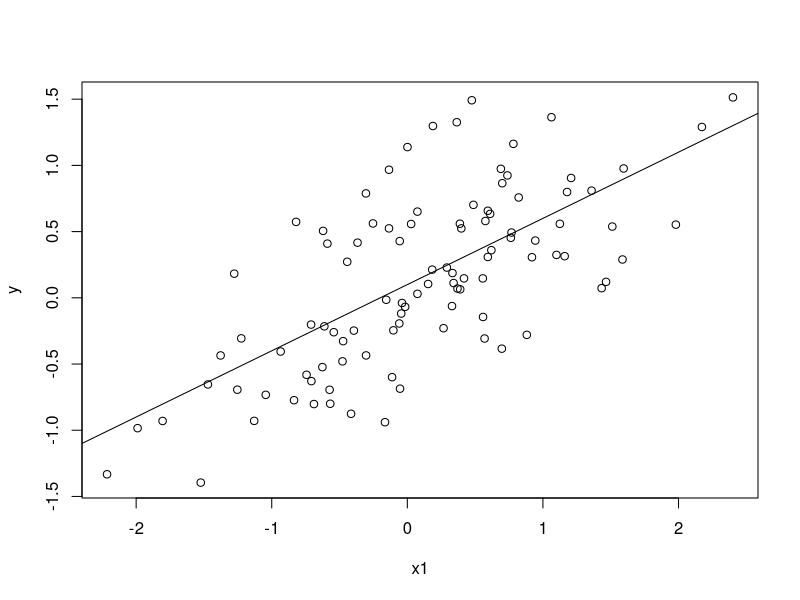
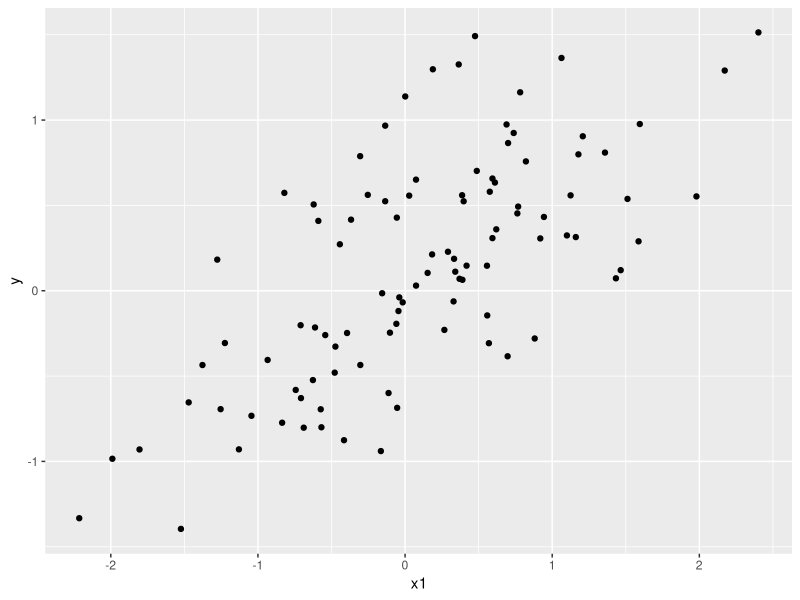

Here is the R script that generated these plots, in order:
#' ---
#' title: "Set 13"
#' output: html_document
#' date: 2023-11-14
#' author: Jenna Jordan
#' ---

#+ message = FALSE, warning = FALSE
library(tidyverse)


# In-Class ----------------------------------------------------------------

set.seed(1) #keeps random numbers the same

#generate simulated data
##sample size
n <- 100

## parameters
b <- c(0.1, 0.5)

## hypothetical explanatory variable

x1 <- rnorm(n = n, mean = 0, sd = 1)

##design matrix

X <- model.matrix(~x1) #intercept # place holder and explanatory value

## matrix multiplication (%*%) 

mu <- drop(X %*% b) #expected value of y & drop() is used to vectorize the matrix

#plot(mu ~ x1) 

## create response variable with error

y <- rnorm(n = n, mean = mu, sd = 0.5)

plot(y ~ x1)
abline(0.1, 0.5)

df0 <- tibble(y = y, x1 = x1) 

df0%>%
  ggplot(aes(y = y, 
             x = x1)) +
  geom_point() 

# assess model performace
## R Squared

## true model
m1 <- lm(y ~ x1, data = df0)
summary(m1)

## add useless predictor
df0 <- df0 %>%
  mutate(x2 = rnorm(n = n))

m2 <- lm(y ~ x1 + x2, df0) #r-squared value increases as predictors are added (x2, x3, etc.)
summary(m2)
#use 

# Likelihood Ratio Test (LR)

logLik(m1)
logLik(m2)

#shows comparison between test m1 and test m2
anova(m1, m2, test = "Chisq") #p-value shows adding useless predictor is not significant

m0 <- lm(y ~ 1, data = df0)
m0

anova(m0, m1, test = "Chisq") #p-value is significant so null model (model 1) is rejected

#AIC (model assessment based on model capacity)
## good results = low AIC

AIC(m1)
AIC(m2) #higher because x2 is useless parameter


# Laboratory --------------------------------------------------------------

library(palmerpenguins)
penguins_raw <- read_csv(here::here("data_raw/penguins_raw.csv"))
penguins_raw

#10.3.1 Format Penguin Data
##1 - clean up data set
#make column names lowercase
penguins_raw <- rename_with(penguins_raw, tolower)

#replace white space
colnames(penguins_raw) <- (gsub(" ", "_", colnames(penguins_raw)))

#remove unit notations
#???

##2 - Clutch Completion

penguins_raw$clutch_completion <- ifelse(penguins_raw$clutch_completion == "Yes", 1, 0)

#3
penguins_raw$species[penguins_raw$species == "Adelie Penguin (Pygoscelis adeliae)"] <- "Adelie"
penguins_raw$species[penguins_raw$species == "Chinstrap penguin (Pygoscelis antarctica)"] <- "Chinstrap"
penguins_raw$species[penguins_raw$species == "Gentoo penguin (Pygoscelis papua)"] <- "Gentoo"

#4 - drop NA
penguins_raw <- drop_na(penguins_raw)

#10.3.2 Analyze Penguin Data
  
data <- penguins_raw %>%
  select(species, `culmen_length_(mm)`, `culmen_depth_(mm)`, `flipper_length_(mm)`, `body_mass_(g)`, sex, clutch_completion)


